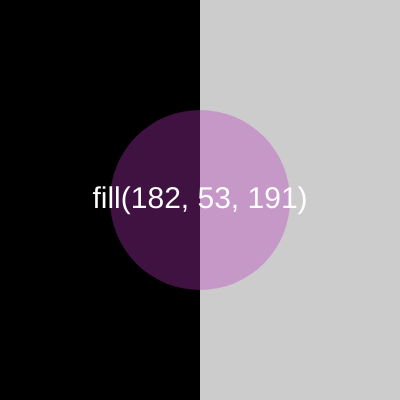
Frame 1 (no input)
Frame 60 (no input): identical to frame 1, image omitted
Frame 120 (the mouse pressed at the canvas centre since frame 60): identical to frame 1, image omitted

The p5.js sketch that drew this single still picture (run headless with seeded random() and noise() and a simulated clock; from frame 60 on, the mouse is pressed at the canvas centre):

// p5.js sketch
// ── sketch.js
let sldRed;
let sldGreen;
let sldBlue;
let sldAlpha;

function setup() {
  createCanvas(400, 400);
  noStroke();
  textAlign(CENTER, CENTER);
  textSize(30);
  
  sldRed = createSlider(0, 255, random(255));
	createSpan(" RED");
	createElement("br");
  sldGreen = createSlider(0, 255, random(255));
  createSpan(" GREEN");  
	createElement("br");
  sldBlue = createSlider(0, 255, random(255));
  createSpan(" BLUE");  
	createElement("br");
  sldAlpha = createSlider(0, 255, random(255));
  createSpan(" ALPHA");  
	createElement("br");
}

function draw() {
  let r = sldRed.value();
  let g = sldGreen.value();
  let b = sldBlue.value();
  let a = sldAlpha.value();
  
  background(0);
  fill(204);
  rect(200, 0, 200, 400);
  
  fill(r, g, b, a);
  circle(200, 200, 180);
  
  if (a < 127 || (r + g + b) < (127 * 3)){
  	fill(255);
  } else {
	  fill(0);
  }
  text(`fill(${r}, ${g}, ${b})`, 200, 200);
}
// ── style.css
html, body {
  margin: 0;
  padding: 0;
  color: white;
  font-family: Helvetica, Arial, sans-serif;
}
canvas {
  display: block;
}

input {
	margin-left: 110px;
}
